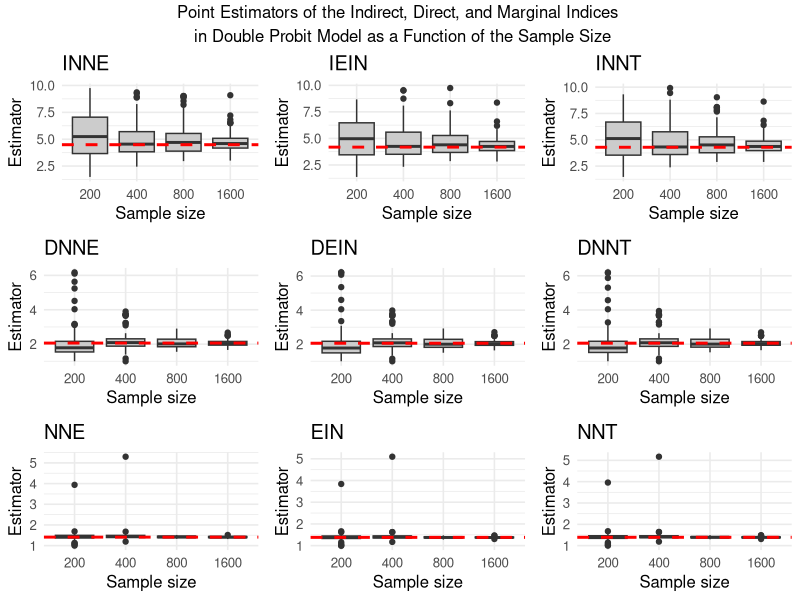
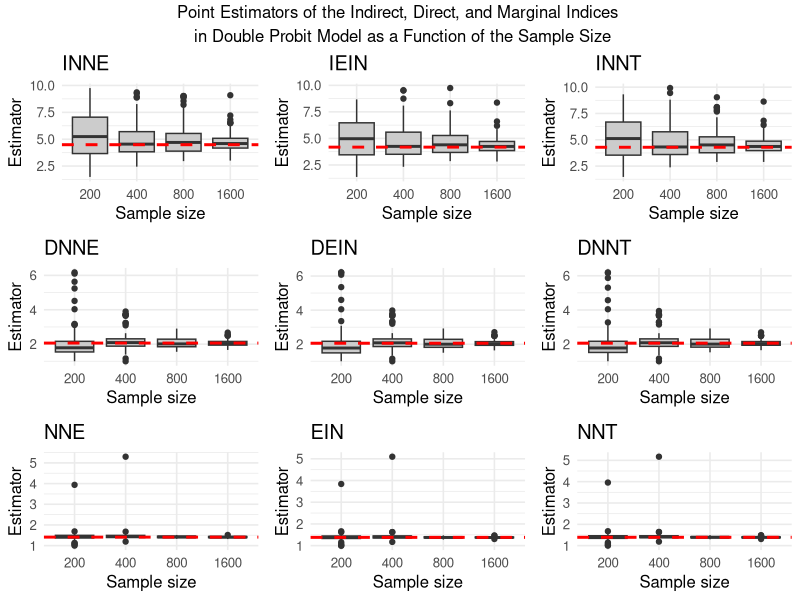

Write R code to recreate these figures, in order.
#####################
### boxplot logit ###
#####################
library(ggplot2)
library(dplyr)
library(tidyr)
library(gridExtra)
library(grid)

# 1. Read the CSV
all_est_long <- read.csv("all_est_long_probit.csv")

# 2. Reshape to long format
est_long_long <- all_est_long %>%
  pivot_longer(cols = c(INNE, IEIN, INNT, DNNE, DEIN, DNNT, NNE, EIN, NNT),
               names_to = "Index",
               values_to = "Estimate")

# 3. Truncate values: if < 1, set to 1; if > 30, set to Inf
est_long_long <- est_long_long %>%
  mutate(Estimate = ifelse(Estimate < 1, 1,
                           ifelse(Estimate > 10, Inf, Estimate)))

# 4. Define true values
true_values <- c(
  INNE = 4.493874,
  IEIN = 4.176306,
  INNT = 4.291575,
  DNNE = 2.062010,
  DEIN = 2.056743,
  DNNT = 2.058742,
  NNE  = 1.413450,
  EIN  = 1.378072,
  NNT  = 1.391308
)
true_values <- round(true_values, 2)

# 5. Ensure sample size is treated as factor
est_long_long$n <- factor(est_long_long$n, levels = sort(unique(est_long_long$n)))

# 6. Create plots in 3x3 layout
indices_order <- list(
  c("INNE", "IEIN", "INNT"),
  c("DNNE", "DEIN", "DNNT"),
  c("NNE",  "EIN",  "NNT")
)

plots <- lapply(unlist(indices_order), function(index) {
  ggplot(est_long_long %>% filter(Index == index),
         aes(x = n, y = Estimate)) +
    geom_boxplot(fill = "grey80") +
    geom_hline(yintercept = true_values[index], 
               color = "red", linetype = "dashed", linewidth = 1) +
    labs(title = index, x = "Sample size", y = "Estimator") +
    theme_minimal(base_size = 12)
})

# 7. Two-line title
title_grob <- textGrob(
  "Point Estimators of the Indirect, Direct, and Marginal Indices \n in Double Probit Model as a Function of the Sample Size",
  gp = gpar(fontsize = 12), just = "center"
)

# 8. Save as JPEG
png("probit_estimator_boxplots.png", width = 1600, height = 1200, res = 200)
grid.arrange(grobs = plots, nrow = 3, ncol = 3, top = title_grob)
dev.off()

# 10. Also show on screen
grid.arrange(grobs = plots, nrow = 3, ncol = 3, top = title_grob)
